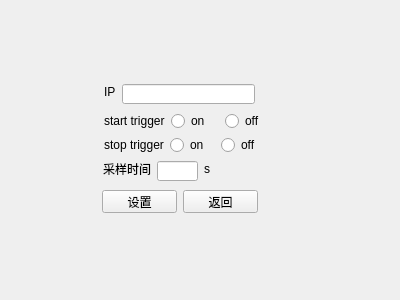
<?xml version="1.0" encoding="UTF-8"?>
<ui version="4.0">
 <class>muscle_setting</class>
 <widget class="QWidget" name="muscle_setting">
  <property name="enabled">
   <bool>true</bool>
  </property>
  <property name="geometry">
   <rect>
    <x>0</x>
    <y>0</y>
    <width>400</width>
    <height>300</height>
   </rect>
  </property>
  <property name="windowTitle">
   <string>muscle_setting</string>
  </property>
  <widget class="QLabel" name="label">
   <property name="geometry">
    <rect>
     <x>104</x>
     <y>84</y>
     <width>16</width>
     <height>16</height>
    </rect>
   </property>
   <property name="text">
    <string>IP</string>
   </property>
  </widget>
  <widget class="QLineEdit" name="lineEdit_ip">
   <property name="geometry">
    <rect>
     <x>122</x>
     <y>84</y>
     <width>133</width>
     <height>20</height>
    </rect>
   </property>
  </widget>
  <widget class="QLabel" name="label_4">
   <property name="geometry">
    <rect>
     <x>103</x>
     <y>161</y>
     <width>48</width>
     <height>16</height>
    </rect>
   </property>
   <property name="text">
    <string>采样时间</string>
   </property>
  </widget>
  <widget class="QLineEdit" name="lineEdit_time">
   <property name="enabled">
    <bool>true</bool>
   </property>
   <property name="geometry">
    <rect>
     <x>157</x>
     <y>161</y>
     <width>41</width>
     <height>20</height>
    </rect>
   </property>
   <property name="minimumSize">
    <size>
     <width>41</width>
     <height>20</height>
    </size>
   </property>
   <property name="maximumSize">
    <size>
     <width>41</width>
     <height>20</height>
    </size>
   </property>
  </widget>
  <widget class="QLabel" name="label_5">
   <property name="enabled">
    <bool>true</bool>
   </property>
   <property name="geometry">
    <rect>
     <x>204</x>
     <y>161</y>
     <width>16</width>
     <height>16</height>
    </rect>
   </property>
   <property name="text">
    <string>s</string>
   </property>
  </widget>
  <widget class="QPushButton" name="pushButton_setting">
   <property name="geometry">
    <rect>
     <x>102</x>
     <y>190</y>
     <width>75</width>
     <height>23</height>
    </rect>
   </property>
   <property name="text">
    <string>设置</string>
   </property>
  </widget>
  <widget class="QPushButton" name="pushButton_back">
   <property name="geometry">
    <rect>
     <x>183</x>
     <y>190</y>
     <width>75</width>
     <height>23</height>
    </rect>
   </property>
   <property name="text">
    <string>返回</string>
   </property>
  </widget>
  <widget class="QWidget" name="">
   <property name="geometry">
    <rect>
     <x>104</x>
     <y>112</y>
     <width>168</width>
     <height>18</height>
    </rect>
   </property>
   <layout class="QGridLayout" name="gridLayout">
    <item row="0" column="0">
     <widget class="QLabel" name="label_2">
      <property name="text">
       <string>start trigger</string>
      </property>
     </widget>
    </item>
    <item row="0" column="1">
     <widget class="QRadioButton" name="radioButton_start_on">
      <property name="text">
       <string>on</string>
      </property>
     </widget>
    </item>
    <item row="0" column="2">
     <widget class="QRadioButton" name="radioButton_start_off">
      <property name="text">
       <string>off</string>
      </property>
     </widget>
    </item>
   </layout>
  </widget>
  <widget class="QWidget" name="">
   <property name="geometry">
    <rect>
     <x>104</x>
     <y>136</y>
     <width>162</width>
     <height>18</height>
    </rect>
   </property>
   <layout class="QGridLayout" name="gridLayout_2">
    <item row="0" column="0">
     <widget class="QLabel" name="label_3">
      <property name="text">
       <string>stop trigger</string>
      </property>
     </widget>
    </item>
    <item row="0" column="1">
     <widget class="QRadioButton" name="radioButton_stop_on">
      <property name="text">
       <string>on</string>
      </property>
     </widget>
    </item>
    <item row="0" column="2">
     <widget class="QRadioButton" name="radioButton_stop_off">
      <property name="text">
       <string>off</string>
      </property>
     </widget>
    </item>
   </layout>
  </widget>
 </widget>
 <resources/>
 <connections/>
</ui>
